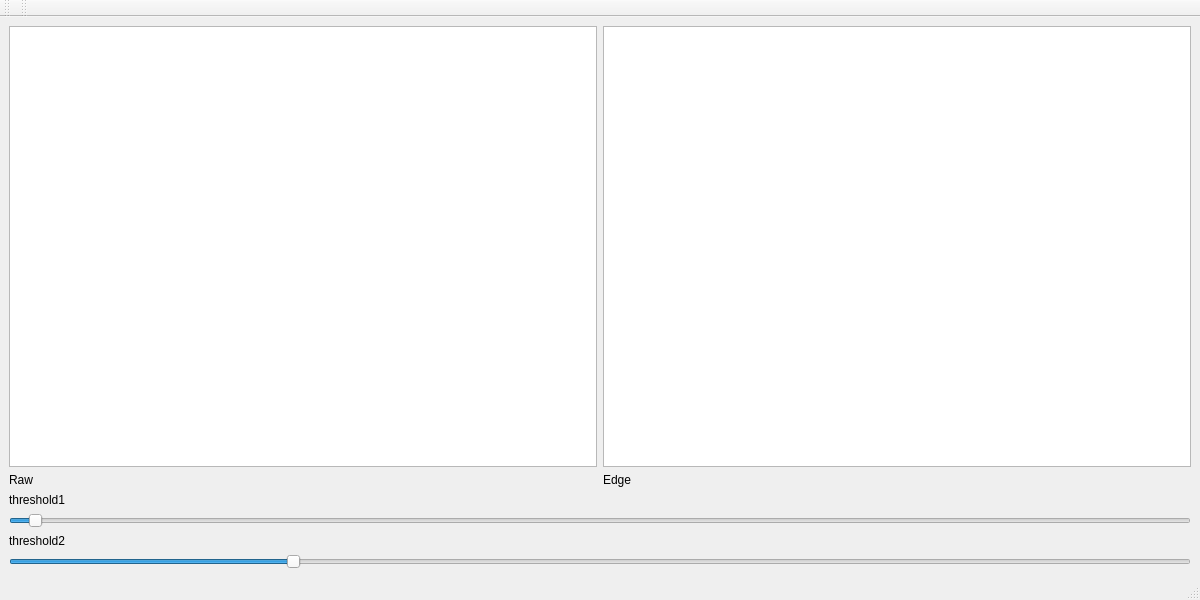
<?xml version="1.0" encoding="UTF-8"?>
<ui version="4.0">
 <class>MainWindow</class>
 <widget class="QMainWindow" name="MainWindow">
  <property name="geometry">
   <rect>
    <x>0</x>
    <y>0</y>
    <width>1200</width>
    <height>600</height>
   </rect>
  </property>
  <property name="windowTitle">
   <string>Lihaojia 20171264</string>
  </property>
  <widget class="QWidget" name="centralwidget">
   <layout class="QGridLayout" name="gridLayout_2">
    <item row="0" column="0">
     <layout class="QVBoxLayout" name="verticalLayout">
      <item>
       <layout class="QGridLayout" name="gridLayout">
        <item row="1" column="0">
         <widget class="QLabel" name="label">
          <property name="text">
           <string>Raw</string>
          </property>
         </widget>
        </item>
        <item row="0" column="0">
         <widget class="QGraphicsView" name="graphicsView1"/>
        </item>
        <item row="0" column="1">
         <widget class="QGraphicsView" name="graphicsView3"/>
        </item>
        <item row="1" column="1">
         <widget class="QLabel" name="label_3">
          <property name="text">
           <string>Edge</string>
          </property>
         </widget>
        </item>
       </layout>
      </item>
      <item>
       <widget class="QLabel" name="label_4">
        <property name="text">
         <string>threshold1</string>
        </property>
       </widget>
      </item>
      <item>
       <widget class="QSlider" name="th1">
        <property name="minimum">
         <number>1</number>
        </property>
        <property name="maximum">
         <number>250</number>
        </property>
        <property name="value">
         <number>5</number>
        </property>
        <property name="orientation">
         <enum>Qt::Horizontal</enum>
        </property>
       </widget>
      </item>
      <item>
       <widget class="QLabel" name="label_5">
        <property name="text">
         <string>threshold2</string>
        </property>
       </widget>
      </item>
      <item>
       <widget class="QSlider" name="th2">
        <property name="minimum">
         <number>1</number>
        </property>
        <property name="maximum">
         <number>250</number>
        </property>
        <property name="value">
         <number>60</number>
        </property>
        <property name="orientation">
         <enum>Qt::Horizontal</enum>
        </property>
       </widget>
      </item>
     </layout>
    </item>
   </layout>
  </widget>
  <widget class="QMenuBar" name="menubar">
   <property name="geometry">
    <rect>
     <x>0</x>
     <y>0</y>
     <width>1200</width>
     <height>28</height>
    </rect>
   </property>
  </widget>
  <widget class="QStatusBar" name="statusbar"/>
  <widget class="QToolBar" name="toolBar">
   <property name="windowTitle">
    <string>toolBar</string>
   </property>
   <attribute name="toolBarArea">
    <enum>TopToolBarArea</enum>
   </attribute>
   <attribute name="toolBarBreak">
    <bool>false</bool>
   </attribute>
  </widget>
  <widget class="QToolBar" name="toolBar_2">
   <property name="windowTitle">
    <string>toolBar_2</string>
   </property>
   <attribute name="toolBarArea">
    <enum>TopToolBarArea</enum>
   </attribute>
   <attribute name="toolBarBreak">
    <bool>false</bool>
   </attribute>
  </widget>
 </widget>
 <resources/>
 <connections/>
</ui>
